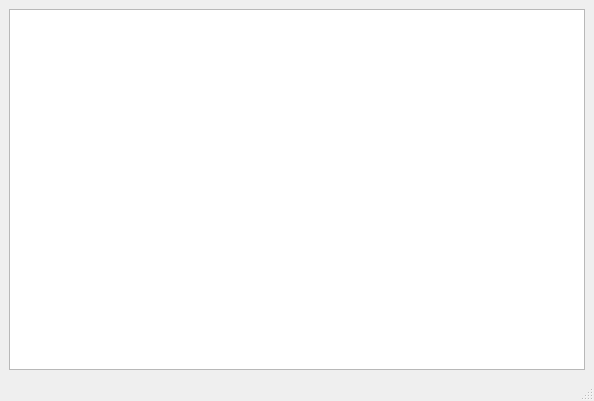
<?xml version="1.0" encoding="UTF-8"?>
<ui version="4.0">
 <class>JsEditor</class>
 <widget class="QMainWindow" name="JsEditor">
  <property name="geometry">
   <rect>
    <x>0</x>
    <y>0</y>
    <width>594</width>
    <height>401</height>
   </rect>
  </property>
  <property name="windowTitle">
   <string>MainWindow</string>
  </property>
  <widget class="QWidget" name="centralwidget">
   <layout class="QHBoxLayout" name="horizontalLayout">
    <item>
     <widget class="QPlainTextEdit" name="code"/>
    </item>
   </layout>
  </widget>
  <widget class="QMenuBar" name="menubar">
   <property name="geometry">
    <rect>
     <x>0</x>
     <y>0</y>
     <width>594</width>
     <height>21</height>
    </rect>
   </property>
  </widget>
  <widget class="QStatusBar" name="statusbar"/>
 </widget>
 <resources/>
 <connections/>
</ui>
